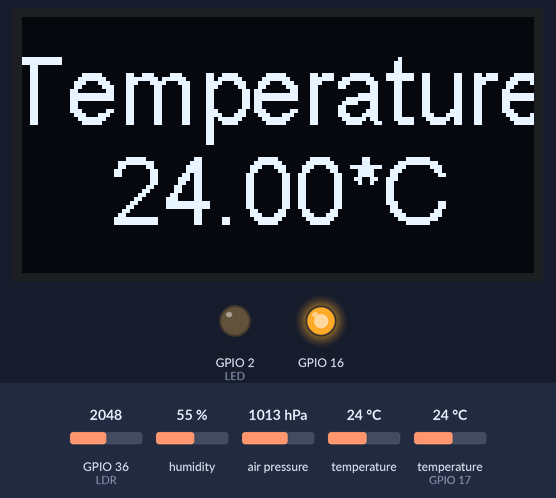
Bench run of a sketch on a simulated ESP32. Parts: 128×64 one-colour display, output pins drawn as LEDs (lit = HIGH). Inputs (shaded band) come from the test bench; at power-on: temperature 24 °C, temperature (sensor on GPIO 17) 24 °C, GPIO 36 (LDR) = 2048, humidity 55 %, air pressure 1013 hPa. WiFi joins after 1.5 s; servers stay silent unless stated; the local clock reads 2024-03-15 10:24:30 at power-on unless the sketch sets it; storage starts empty; what the sketch prints to the serial monitor is not drawn.

Above: at 6.6 s.
6.7 s: temperature (sensor 0) set to 12 °C
At 12.5 s:
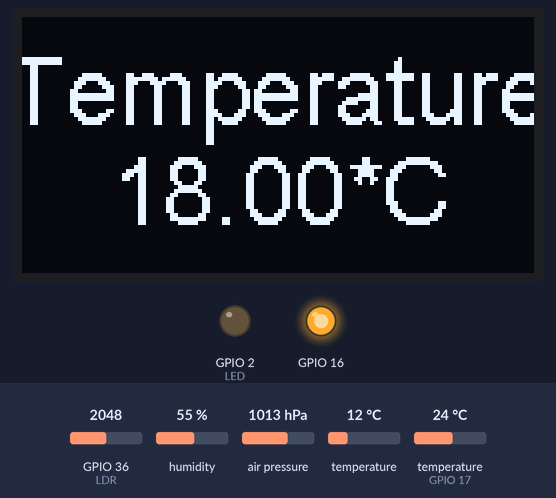
13.5 s: temperature (sensor on GPIO 17) set to 12 °C
At 19.0 s:
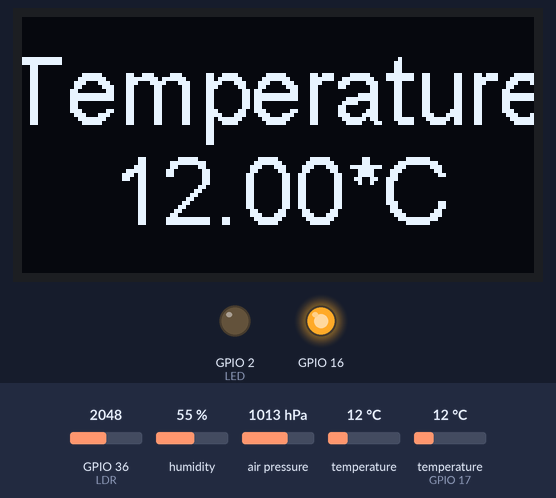
19.6 s: temperature (sensor 0) set to 19 °C
At 25.3 s:
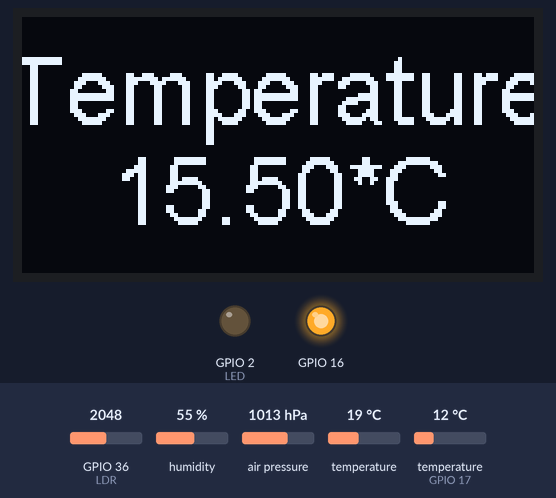
25.6 s: temperature (sensor on GPIO 17) set to 19 °C
At 30.9 s:
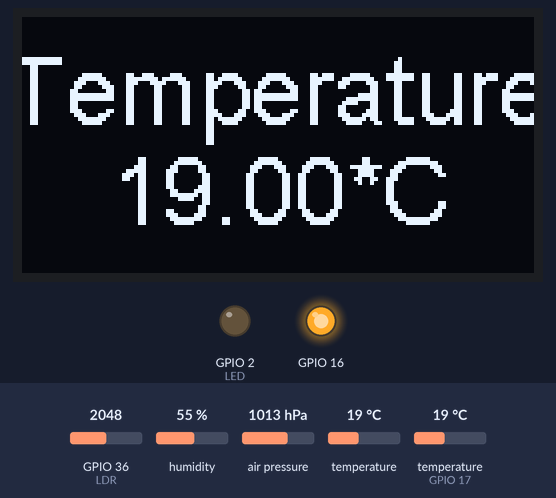
31.6 s: temperature (sensor 0) set to 28 °C
At 37.3 s:
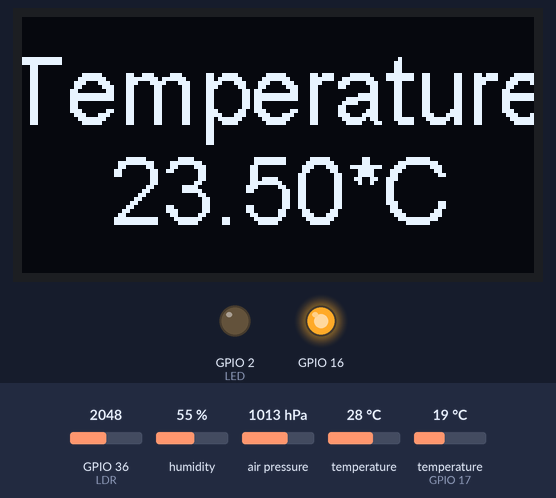
37.6 s: temperature (sensor on GPIO 17) set to 28 °C
At 42.8 s:
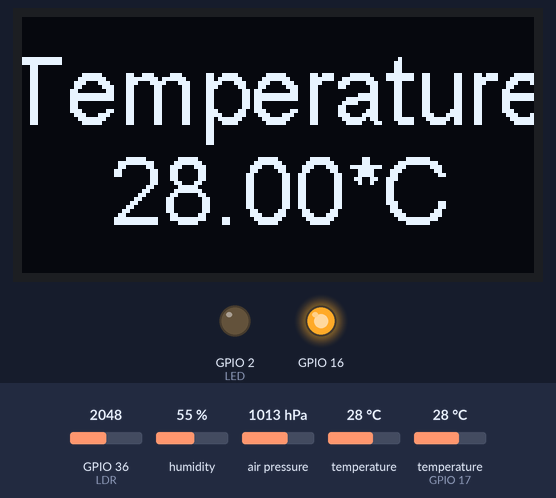
Timing chart, 0 to 44.3 s (numbered marks = the images above; inputs shaded):
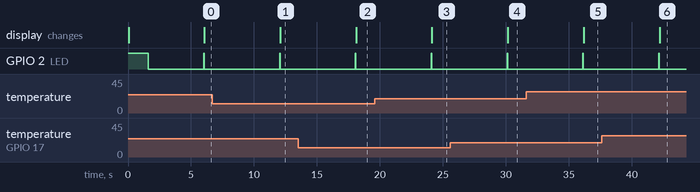

Measured:
- after the input at 6.7 s, the display: changes after 5.4 s (image 1)
- after the input at 13.5 s, the display: changes after 4.6 s (image 2)
- after the input at 19.6 s, the display: changes after 4.5 s (image 3)
- after the input at 25.6 s, the display: changes after 4.6 s (image 4)
- after the input at 31.6 s, the display: changes after 4.6 s (image 5)
- after the input at 37.6 s, the display: changes after 4.6 s (image 6)

The sketch:

Weather_staton_megamix.ino
```cpp
/*
  The circuit:
  Warning LED on pin 2
  LDR on pin 36 with ~ 1000Ω pulldown resistor
  DHT-11 on pin 17
  SD card attached to SPI bus as follows:
  ** MOSI - pin 23
  ** MISO - pin 19
  ** CLK - pin 18
  ** CS - pin 5 (for MKRZero SD: SDCARD_SS_PIN)
  BMP180 attached to I2C as follows:
  ** SDA - pin 4
  ** SCL - pin 15
*/

#include "DHT.h"
#include "SSD1306Wire.h"
#include <Adafruit_BMP085.h>
#include <SPI.h>
#include <SD.h>
#include <WiFi.h>
#include "time.h"
//#include <Arduino.h>
//#include <AsyncTCP.h>
#include <ESPAsyncWebServer.h>
#include <WebSerial.h>

//WiFi settings
AsyncWebServer server(80);
const char* ssid = "********";
const char* password = "********";

//Global constants
const int PRG = 0;
const int LDR = 36;
const int LED = 2;
const int DHTPin = 17;
String log_file = "/Weather_Station_Log.csv";
const int data_collection_interval = 6000;  // Data is collected every how many miliseconds?

// OLED Setting
SSD1306Wire display(0x3c, 4, 15, GEOMETRY_128_64);

//DHT-11 setting
DHT dht(DHTPin, DHT11);

// BMP180 setting
Adafruit_BMP085 bmp;

//Global variables
int disp = 0;
unsigned long previousMillis = 0;
float tempDHT;
float tempBMP;
float humidity;
float feelsLike;
float pressure;
int luminosity;
String dateStamp;
String timeStamp;
String lastLog = "Never";
File dataFile;

void setup() {
  pinMode(LED, OUTPUT);
  digitalWrite(LED, HIGH);  // Setup starting indicator

  // Open serial communications
  Serial.begin(115200);

  // Setup OLED
  pinMode(16, OUTPUT);
  digitalWrite(16, LOW);
  delay(50);
  digitalWrite(16, HIGH);
  display.init();
  display.flipScreenVertically();
  display.setTextAlignment(TEXT_ALIGN_CENTER);
  display.setFont(ArialMT_Plain_24);

  // Connect to the Network via WiFi and initialize Wifi Serial
  WiFi.mode(WIFI_STA);
  Serial.print("Connecting to WiFi ");
  Serial.print(ssid);
  WiFi.begin(ssid, password);
  while (WiFi.status() != WL_CONNECTED) {
    Serial.print(".");
    delay(500);
  }
  Serial.print("..connected! IP Address: ");
  Serial.println(WiFi.localIP());

  // Setup WebSerial
  WebSerial.begin(&server);
  // WebSerial.msgCallback(recvMsg);  // Not implemented
  server.begin();
  Serial.print("WebSerial is accessible at ");
  Serial.print(WiFi.localIP());
  Serial.println("/webserial in browser.");

  // Setup the Time Client
  Serial.print("Connecting to NTP client...");
  configTime(3600 * 3, 0, "pool.ntp.org");  // GMT+3 in seconds, No daylight savings, NTP server address
  Serial.println("connected.");

  // Initialize DHT-11
  Serial.print("Initializing DHT-11 sensor...");
  dht.begin();
  Serial.println("DHT-11 initialized.");

  // Initialize BMP180
  Serial.print("Initializing BMP180 sensor...");
  if (!bmp.begin()) {
    Serial.println("Could not find a  BMP sensor.");
  } else {
    Serial.println("BMP180 initialized.");
  }

  // Initialize the SD card
  Serial.print("Initializing SD card...");
  if (!SD.begin()) {
    Serial.println("initialization failed.");
    delay(2000);
  } else {
    Serial.println("card initialized.");
  }

  digitalWrite(LED, LOW);  // Setup complete indicator
  Serial.println("Setup Complete!");
  WebSerial.println("Setup Complete!");
}

void loop() {

  // Check if button is pressed to change the display
  while (digitalRead(PRG) == LOW) {
    disp++;
    displayCurrentData();
    delay(250);
  }

  // Check if it's time to collect data again
  unsigned long currentMillis = millis();
  if (currentMillis - previousMillis >= data_collection_interval) {
    previousMillis = currentMillis;

    // ==================== Data collection Phase ====================

    digitalWrite(LED, HIGH);  // Data collection and logging starting indicator

    // Get the Date and time
    getDateAndTimeStrings(dateStamp, timeStamp);

    // Get sensor readings
    tempDHT = dht.readTemperature();
    tempBMP = bmp.readTemperature();
    humidity = dht.readHumidity();
    feelsLike = dht.computeHeatIndex(tempDHT, humidity, false);
    pressure = bmp.readPressure() / 100;
    luminosity = map(analogRead(LDR), 0, 4095, 0, 100);

    // ==================== Data Reporting Phase ====================

    // make a string for assembling the data to log:
    String dataString = dateStamp + "," + timeStamp + "," + String(tempDHT) + "," + String(tempBMP) + "," + String(humidity) + "," + String(feelsLike) + "," + String(pressure) + "," + String(luminosity);

    // open the file. only one file can be open at a time, so close this one before opening another.
    dataFile = SD.open(log_file, FILE_APPEND);
    if (dataFile) {  // if the file is available, write to it:
      dataFile.println(dataString);
      dataFile.close();
      lastLog = timeStamp;
      Serial.println("Wrote in " + log_file + " -> " + dataString);  // print to the serial port
      WebSerial.println("Wrote in " + log_file + " -> " + dataString);
    } else {  // if the file isn't open, pop up an error:
      Serial.println("Failed to write in " + log_file + " -> " + dataString);  // print to the serial port
      WebSerial.println("Failed to write in " + log_file + " -> " + dataString);
    }
    digitalWrite(LED, LOW);  // Data collection and logging complete indicator
    displayCurrentData();
  }
  delay(25);  // Never hurt anyone
}

//--------------- FUNCTIONS --------------------------------------

void getDateAndTimeStrings(String& dateStr, String& timeStr) {
  struct tm timeinfo;
  if (!getLocalTime(&timeinfo)) {
    dateStr = "Failed to obtain date.";
    timeStr = "Failed to obtain time.";
  } else {
    // Format date (dd/mm/yyyy)
    char dateBuf[11];  // "dd/mm/yyyy\0"
    snprintf(dateBuf, sizeof(dateBuf), "%02d/%02d/%04d", timeinfo.tm_mday, timeinfo.tm_mon + 1, timeinfo.tm_year + 1900);
    dateStr = String(dateBuf);

    // Format time (hh:mm:ss)
    char timeBuf[9];  // "hh:mm:ss\0"
    snprintf(timeBuf, sizeof(timeBuf), "%02d:%02d:%02d", timeinfo.tm_hour, timeinfo.tm_min, timeinfo.tm_sec);
    timeStr = String(timeBuf);
  }
}

void displayCurrentData() {
  display.clear();
  switch (disp % 6) {
    case 0:
      display.drawString(64, 5, "Temperature");
      display.drawString(64, 30, String((tempDHT + tempBMP) / 2) + "*C");
      break;
    case 1:
      display.drawString(64, 5, "Humidity");
      display.drawString(64, 30, String(humidity) + "%");
      break;
    case 2:
      display.drawString(64, 5, "Feels like");
      display.drawString(64, 30, String(feelsLike) + "*C");
      break;
    case 3:
      display.drawString(64, 5, "Pressure");
      display.drawString(64, 30, String(pressure) + " hPa");
      break;
    case 4:
      display.drawString(64, 5, "Luminosity");
      display.drawString(64, 30, String(luminosity) + "%");
      break;
    case 5:
      display.drawString(64, 5, "Last log");
      display.drawString(64, 30, lastLog);
      break;
  }
  display.display();
}

// For added functionality: Sending messages to the station. Not yet implemented.
void recvMsg(uint8_t* data, size_t len) {
  WebSerial.println("Received Data...");
  String d = "";
  for (int c = 0; c < len; c++) {
    d += char(data[c]);
  }
  WebSerial.println(d);
  // Do something else here?
}
```
